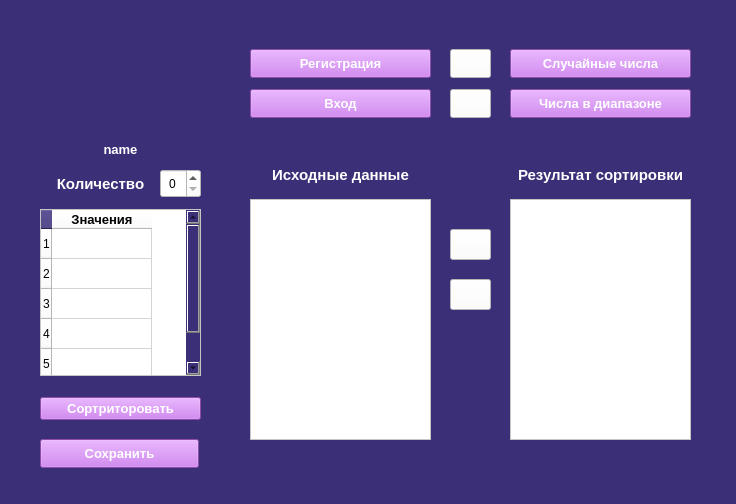
<?xml version="1.0" encoding="UTF-8"?>
<ui version="4.0">
 <class>MainWindow</class>
 <widget class="QMainWindow" name="MainWindow">
  <property name="geometry">
   <rect>
    <x>0</x>
    <y>0</y>
    <width>736</width>
    <height>504</height>
   </rect>
  </property>
  <property name="sizePolicy">
   <sizepolicy hsizetype="Fixed" vsizetype="Preferred">
    <horstretch>0</horstretch>
    <verstretch>0</verstretch>
   </sizepolicy>
  </property>
  <property name="font">
   <font>
    <family>MS Sans Serif</family>
    <pointsize>10</pointsize>
    <bold>true</bold>
   </font>
  </property>
  <property name="cursor">
   <cursorShape>PointingHandCursor</cursorShape>
  </property>
  <property name="windowTitle">
   <string>MainWindow</string>
  </property>
  <property name="windowIcon">
   <iconset resource="icons.qrc">
    <normaloff>:/icons/icons/catwin.png</normaloff>:/icons/icons/catwin.png</iconset>
  </property>
  <property name="styleSheet">
   <string notr="true">background-color: rgb(59, 48, 120);</string>
  </property>
  <widget class="QWidget" name="centralwidget">
   <widget class="QPushButton" name="login_account">
    <property name="geometry">
     <rect>
      <x>250</x>
      <y>70</y>
      <width>181</width>
      <height>29</height>
     </rect>
    </property>
    <property name="font">
     <font>
      <family>Microsoft Sans Serif</family>
      <pointsize>10</pointsize>
      <bold>true</bold>
     </font>
    </property>
    <property name="cursor">
     <cursorShape>PointingHandCursor</cursorShape>
    </property>
    <property name="styleSheet">
     <string notr="true">color: rgb(255, 255, 255);
background-color: rgb(196, 106, 234);</string>
    </property>
    <property name="text">
     <string>Вход</string>
    </property>
   </widget>
   <widget class="QLabel" name="profile_art">
    <property name="geometry">
     <rect>
      <x>60</x>
      <y>10</y>
      <width>131</width>
      <height>111</height>
     </rect>
    </property>
    <property name="font">
     <font>
      <family>Microsoft Sans Serif</family>
     </font>
    </property>
    <property name="cursor">
     <cursorShape>PointingHandCursor</cursorShape>
    </property>
    <property name="text">
     <string/>
    </property>
    <property name="pixmap">
     <pixmap resource="icons.qrc">:/icons/icons/icon1.png</pixmap>
    </property>
   </widget>
   <widget class="QPushButton" name="exit">
    <property name="geometry">
     <rect>
      <x>450</x>
      <y>70</y>
      <width>41</width>
      <height>29</height>
     </rect>
    </property>
    <property name="font">
     <font>
      <family>Microsoft Sans Serif</family>
     </font>
    </property>
    <property name="cursor">
     <cursorShape>PointingHandCursor</cursorShape>
    </property>
    <property name="styleSheet">
     <string notr="true">background-color: rgb(255, 255, 255);</string>
    </property>
    <property name="text">
     <string/>
    </property>
    <property name="icon">
     <iconset resource="icons.qrc">
      <normaloff>:/icons/icons/ex2.png</normaloff>:/icons/icons/ex2.png</iconset>
    </property>
   </widget>
   <widget class="QPushButton" name="random">
    <property name="geometry">
     <rect>
      <x>510</x>
      <y>30</y>
      <width>181</width>
      <height>29</height>
     </rect>
    </property>
    <property name="font">
     <font>
      <family>Microsoft Sans Serif</family>
      <pointsize>10</pointsize>
      <bold>true</bold>
     </font>
    </property>
    <property name="cursor">
     <cursorShape>PointingHandCursor</cursorShape>
    </property>
    <property name="styleSheet">
     <string notr="true">color: rgb(255, 255, 255);
background-color: rgb(196, 106, 234);</string>
    </property>
    <property name="text">
     <string>Случайные числа</string>
    </property>
   </widget>
   <widget class="QPushButton" name="random_range">
    <property name="geometry">
     <rect>
      <x>510</x>
      <y>70</y>
      <width>181</width>
      <height>29</height>
     </rect>
    </property>
    <property name="font">
     <font>
      <family>Microsoft Sans Serif</family>
      <pointsize>10</pointsize>
      <bold>true</bold>
     </font>
    </property>
    <property name="cursor">
     <cursorShape>PointingHandCursor</cursorShape>
    </property>
    <property name="styleSheet">
     <string notr="true">color: rgb(255, 255, 255);
background-color: rgb(196, 106, 234);</string>
    </property>
    <property name="text">
     <string>Числа в диапазоне</string>
    </property>
   </widget>
   <widget class="QPushButton" name="registration_account">
    <property name="geometry">
     <rect>
      <x>250</x>
      <y>30</y>
      <width>181</width>
      <height>29</height>
     </rect>
    </property>
    <property name="font">
     <font>
      <family>Microsoft Sans Serif</family>
      <pointsize>10</pointsize>
      <bold>true</bold>
     </font>
    </property>
    <property name="cursor">
     <cursorShape>PointingHandCursor</cursorShape>
    </property>
    <property name="styleSheet">
     <string notr="true">color: rgb(255, 255, 255);
background-color: rgb(196, 106, 234);</string>
    </property>
    <property name="text">
     <string>Регистрация</string>
    </property>
   </widget>
   <widget class="QPushButton" name="information">
    <property name="geometry">
     <rect>
      <x>450</x>
      <y>30</y>
      <width>41</width>
      <height>29</height>
     </rect>
    </property>
    <property name="font">
     <font>
      <family>Microsoft Sans Serif</family>
     </font>
    </property>
    <property name="cursor">
     <cursorShape>PointingHandCursor</cursorShape>
    </property>
    <property name="styleSheet">
     <string notr="true">background-color: rgb(255, 255, 255);</string>
    </property>
    <property name="text">
     <string/>
    </property>
    <property name="icon">
     <iconset resource="icons.qrc">
      <normaloff>:/icons/icons/inf2.png</normaloff>:/icons/icons/inf2.png</iconset>
    </property>
   </widget>
   <widget class="QLabel" name="count">
    <property name="geometry">
     <rect>
      <x>40</x>
      <y>150</y>
      <width>121</width>
      <height>29</height>
     </rect>
    </property>
    <property name="font">
     <font>
      <family>Microsoft Sans Serif</family>
      <pointsize>11</pointsize>
      <bold>true</bold>
     </font>
    </property>
    <property name="cursor">
     <cursorShape>PointingHandCursor</cursorShape>
    </property>
    <property name="styleSheet">
     <string notr="true">color: rgb(255, 255, 255);</string>
    </property>
    <property name="text">
     <string>Количество</string>
    </property>
    <property name="alignment">
     <set>Qt::AlignmentFlag::AlignCenter</set>
    </property>
   </widget>
   <widget class="QSpinBox" name="count_values">
    <property name="geometry">
     <rect>
      <x>160</x>
      <y>150</y>
      <width>41</width>
      <height>29</height>
     </rect>
    </property>
    <property name="font">
     <font>
      <family>Microsoft Sans Serif</family>
     </font>
    </property>
    <property name="cursor">
     <cursorShape>PointingHandCursor</cursorShape>
    </property>
    <property name="styleSheet">
     <string notr="true">background-color: rgb(255, 255, 255);</string>
    </property>
    <property name="alignment">
     <set>Qt::AlignmentFlag::AlignCenter</set>
    </property>
   </widget>
   <widget class="QLabel" name="show_name">
    <property name="geometry">
     <rect>
      <x>60</x>
      <y>120</y>
      <width>121</width>
      <height>20</height>
     </rect>
    </property>
    <property name="font">
     <font>
      <family>Microsoft Sans Serif</family>
      <pointsize>10</pointsize>
      <bold>true</bold>
     </font>
    </property>
    <property name="cursor">
     <cursorShape>PointingHandCursor</cursorShape>
    </property>
    <property name="styleSheet">
     <string notr="true">color: rgb(255, 255, 255);</string>
    </property>
    <property name="text">
     <string>name</string>
    </property>
    <property name="alignment">
     <set>Qt::AlignmentFlag::AlignCenter</set>
    </property>
   </widget>
   <widget class="QLabel" name="label_rawdata">
    <property name="geometry">
     <rect>
      <x>250</x>
      <y>140</y>
      <width>181</width>
      <height>31</height>
     </rect>
    </property>
    <property name="font">
     <font>
      <family>Microsoft Sans Serif</family>
      <pointsize>11</pointsize>
      <bold>true</bold>
     </font>
    </property>
    <property name="cursor">
     <cursorShape>PointingHandCursor</cursorShape>
    </property>
    <property name="styleSheet">
     <string notr="true">color: rgb(255, 255, 255);</string>
    </property>
    <property name="text">
     <string>Исходные данные</string>
    </property>
    <property name="alignment">
     <set>Qt::AlignmentFlag::AlignCenter</set>
    </property>
   </widget>
   <widget class="QLabel" name="label_sortdata">
    <property name="geometry">
     <rect>
      <x>490</x>
      <y>140</y>
      <width>221</width>
      <height>31</height>
     </rect>
    </property>
    <property name="font">
     <font>
      <family>Microsoft Sans Serif</family>
      <pointsize>11</pointsize>
      <bold>true</bold>
     </font>
    </property>
    <property name="cursor">
     <cursorShape>PointingHandCursor</cursorShape>
    </property>
    <property name="styleSheet">
     <string notr="true">color: rgb(255, 255, 255);</string>
    </property>
    <property name="text">
     <string>Результат сортировки</string>
    </property>
    <property name="alignment">
     <set>Qt::AlignmentFlag::AlignCenter</set>
    </property>
   </widget>
   <widget class="QTextEdit" name="original_data">
    <property name="geometry">
     <rect>
      <x>250</x>
      <y>180</y>
      <width>181</width>
      <height>241</height>
     </rect>
    </property>
    <property name="font">
     <font>
      <family>Microsoft Sans Serif</family>
      <pointsize>10</pointsize>
      <bold>true</bold>
     </font>
    </property>
    <property name="cursor" stdset="0">
     <cursorShape>PointingHandCursor</cursorShape>
    </property>
    <property name="styleSheet">
     <string notr="true">background-color: rgb(255, 255, 255);
color: rgb(0, 0, 0);</string>
    </property>
    <property name="readOnly">
     <bool>true</bool>
    </property>
   </widget>
   <widget class="QTextEdit" name="sort_data">
    <property name="geometry">
     <rect>
      <x>510</x>
      <y>180</y>
      <width>181</width>
      <height>241</height>
     </rect>
    </property>
    <property name="font">
     <font>
      <family>Microsoft Sans Serif</family>
      <pointsize>10</pointsize>
      <bold>true</bold>
     </font>
    </property>
    <property name="cursor" stdset="0">
     <cursorShape>PointingHandCursor</cursorShape>
    </property>
    <property name="styleSheet">
     <string notr="true">background-color: rgb(255, 255, 255);
color: rgb(0, 0, 0);</string>
    </property>
    <property name="readOnly">
     <bool>true</bool>
    </property>
   </widget>
   <widget class="QWidget" name="layoutWidget">
    <property name="geometry">
     <rect>
      <x>40</x>
      <y>190</y>
      <width>161</width>
      <height>211</height>
     </rect>
    </property>
    <property name="font">
     <font>
      <family>Microsoft Sans Serif</family>
     </font>
    </property>
    <property name="cursor">
     <cursorShape>PointingHandCursor</cursorShape>
    </property>
    <layout class="QVBoxLayout" name="verticalLayout_2">
     <item>
      <widget class="QTableWidget" name="values_table">
       <property name="font">
        <font>
         <family>Microsoft Sans Serif</family>
        </font>
       </property>
       <property name="cursor" stdset="0">
        <cursorShape>PointingHandCursor</cursorShape>
       </property>
       <property name="styleSheet">
        <string notr="true">background-color: rgb(255, 255, 255);</string>
       </property>
       <property name="rowCount">
        <number>5</number>
       </property>
       <attribute name="horizontalHeaderCascadingSectionResizes">
        <bool>true</bool>
       </attribute>
       <row/>
       <row/>
       <row/>
       <row/>
       <row/>
       <column>
        <property name="text">
         <string>Значения</string>
        </property>
        <property name="font">
         <font>
          <family>Microsoft Sans Serif</family>
          <pointsize>10</pointsize>
          <bold>true</bold>
         </font>
        </property>
       </column>
       <item row="0" column="0">
        <property name="text">
         <string/>
        </property>
        <property name="font">
         <font>
          <pointsize>10</pointsize>
         </font>
        </property>
       </item>
      </widget>
     </item>
     <item>
      <spacer name="verticalSpacer">
       <property name="font">
        <font>
         <family>Microsoft Sans Serif</family>
        </font>
       </property>
       <property name="cursor">
        <cursorShape>ArrowCursor</cursorShape>
       </property>
       <property name="orientation">
        <enum>Qt::Orientation::Vertical</enum>
       </property>
       <property name="sizeHint" stdset="0">
        <size>
         <width>20</width>
         <height>40</height>
        </size>
       </property>
      </spacer>
     </item>
     <item>
      <widget class="QPushButton" name="sort_button">
       <property name="font">
        <font>
         <family>Microsoft Sans Serif</family>
         <pointsize>10</pointsize>
         <bold>true</bold>
        </font>
       </property>
       <property name="cursor">
        <cursorShape>PointingHandCursor</cursorShape>
       </property>
       <property name="styleSheet">
        <string notr="true">color: rgb(255, 255, 255);
background-color: rgb(196, 106, 234);</string>
       </property>
       <property name="text">
        <string>Сортриторовать</string>
       </property>
      </widget>
     </item>
    </layout>
   </widget>
   <widget class="QPushButton" name="data_save">
    <property name="geometry">
     <rect>
      <x>40</x>
      <y>420</y>
      <width>159</width>
      <height>29</height>
     </rect>
    </property>
    <property name="font">
     <font>
      <family>Microsoft Sans Serif</family>
      <pointsize>10</pointsize>
      <bold>true</bold>
     </font>
    </property>
    <property name="cursor">
     <cursorShape>PointingHandCursor</cursorShape>
    </property>
    <property name="styleSheet">
     <string notr="true">color: rgb(255, 255, 255);
background-color: rgb(196, 106, 234);</string>
    </property>
    <property name="text">
     <string>Сохранить</string>
    </property>
   </widget>
   <widget class="QPushButton" name="next_data">
    <property name="geometry">
     <rect>
      <x>450</x>
      <y>210</y>
      <width>41</width>
      <height>31</height>
     </rect>
    </property>
    <property name="cursor">
     <cursorShape>PointingHandCursor</cursorShape>
    </property>
    <property name="styleSheet">
     <string notr="true">background-color: rgb(255, 255, 255);</string>
    </property>
    <property name="text">
     <string/>
    </property>
    <property name="icon">
     <iconset resource="icons.qrc">
      <normaloff>:/icons/icons/knopka.png</normaloff>:/icons/icons/knopka.png</iconset>
    </property>
   </widget>
   <widget class="QPushButton" name="back_data">
    <property name="geometry">
     <rect>
      <x>450</x>
      <y>260</y>
      <width>41</width>
      <height>31</height>
     </rect>
    </property>
    <property name="font">
     <font>
      <family>Microsoft Sans Serif</family>
      <pointsize>10</pointsize>
     </font>
    </property>
    <property name="cursor">
     <cursorShape>PointingHandCursor</cursorShape>
    </property>
    <property name="styleSheet">
     <string notr="true">background-color: rgb(255, 255, 255);</string>
    </property>
    <property name="text">
     <string/>
    </property>
    <property name="icon">
     <iconset resource="icons.qrc">
      <normaloff>:/icons/icons/knpk.png</normaloff>:/icons/icons/knpk.png</iconset>
    </property>
   </widget>
  </widget>
  <widget class="QStatusBar" name="statusbar">
   <property name="styleSheet">
    <string notr="true">color: rgb(59, 48, 120);</string>
   </property>
  </widget>
  <widget class="QMenuBar" name="menubar">
   <property name="geometry">
    <rect>
     <x>0</x>
     <y>0</y>
     <width>736</width>
     <height>25</height>
    </rect>
   </property>
   <property name="styleSheet">
    <string notr="true">color: rgb(59, 48, 120);</string>
   </property>
   <widget class="QMenu" name="menu">
    <property name="font">
     <font>
      <family>MS Sans Serif</family>
      <pointsize>14</pointsize>
      <bold>true</bold>
     </font>
    </property>
    <property name="styleSheet">
     <string notr="true"/>
    </property>
    <property name="title">
     <string>.</string>
    </property>
   </widget>
   <addaction name="menu"/>
  </widget>
 </widget>
 <resources>
  <include location="icons.qrc"/>
 </resources>
 <connections>
  <connection>
   <sender>exit</sender>
   <signal>clicked()</signal>
   <receiver>MainWindow</receiver>
   <slot>close()</slot>
   <hints>
    <hint type="sourcelabel">
     <x>113</x>
     <y>206</y>
    </hint>
    <hint type="destinationlabel">
     <x>146</x>
     <y>301</y>
    </hint>
   </hints>
  </connection>
 </connections>
</ui>
